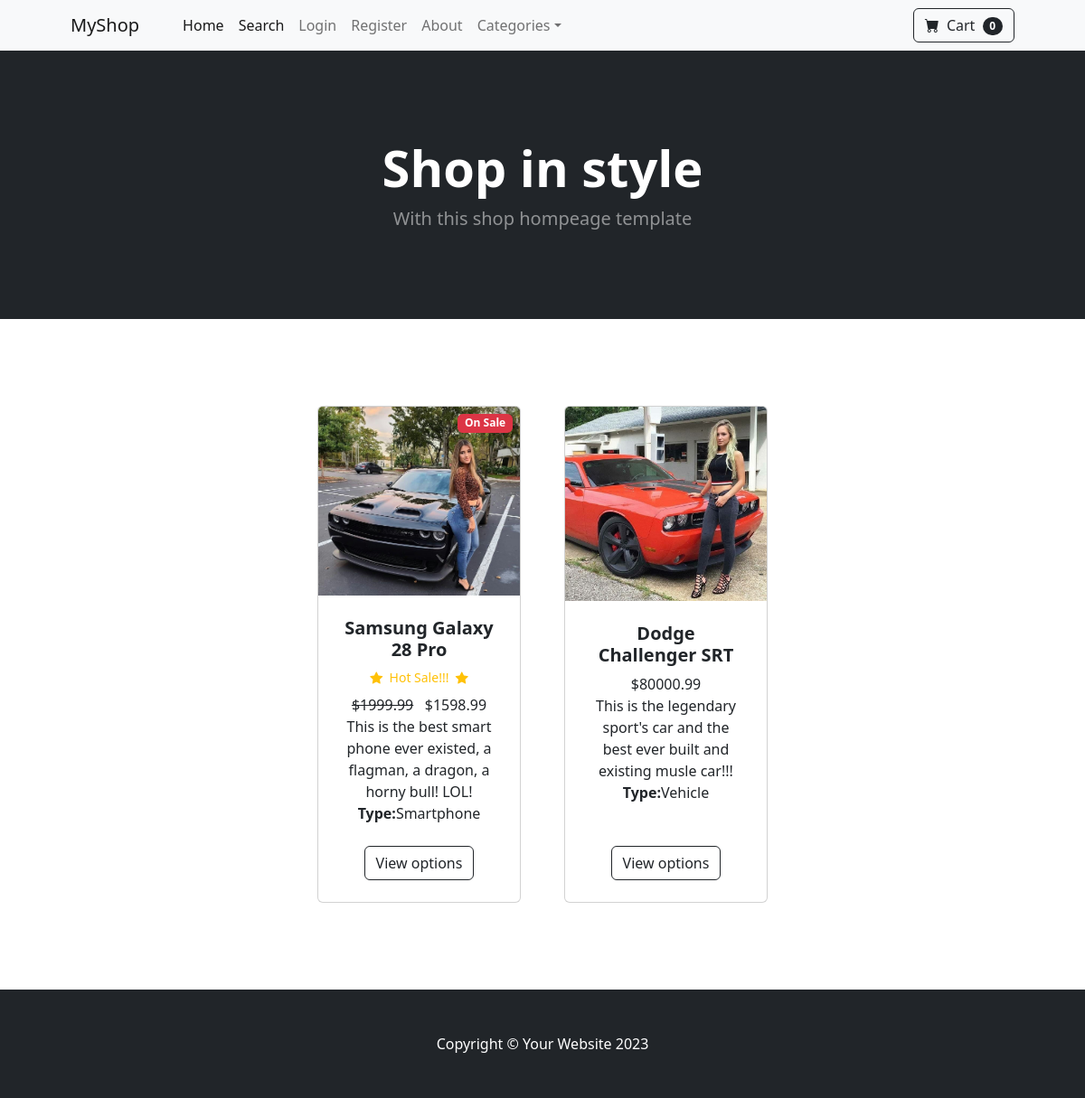
The app's page /, older data.
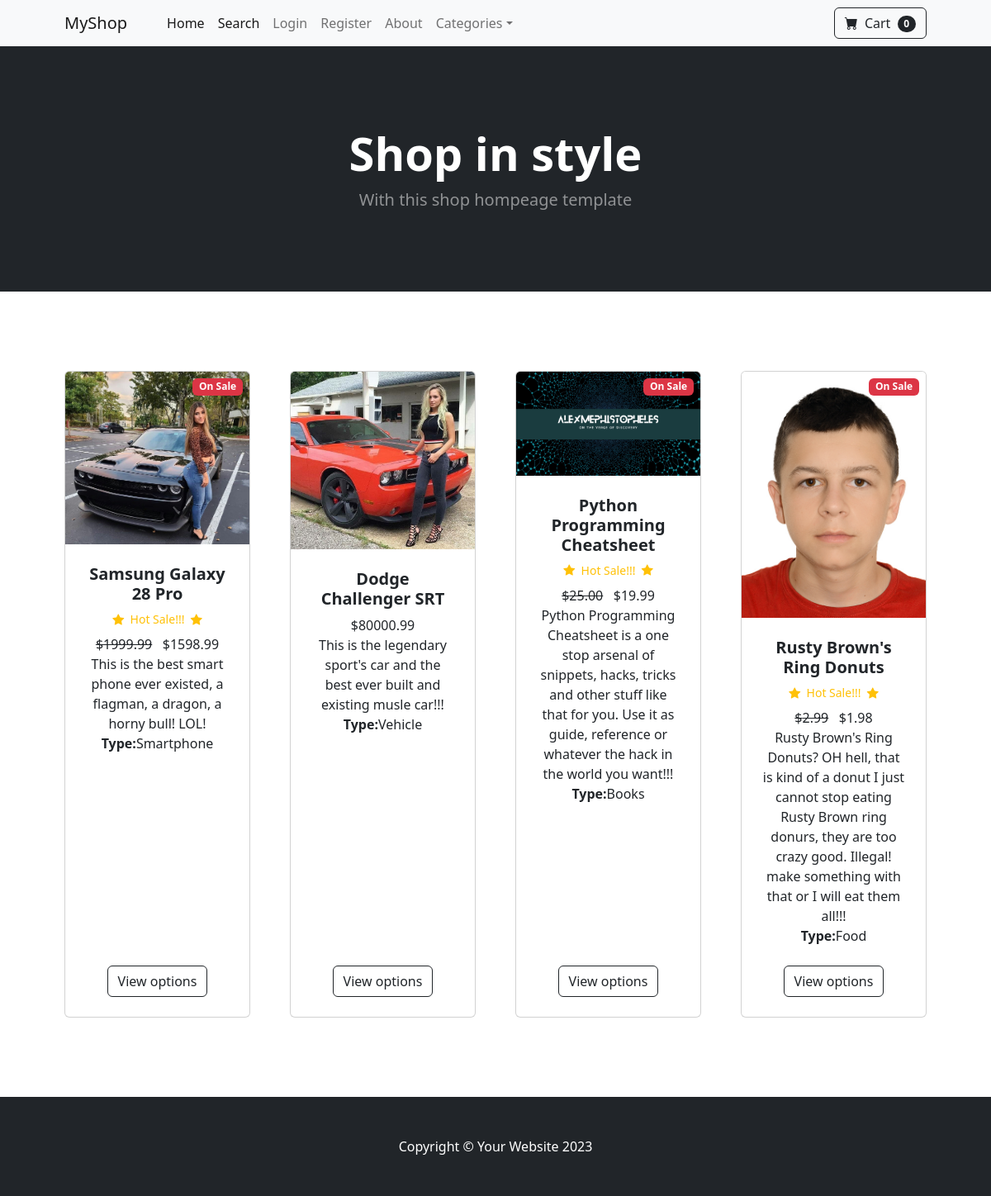
The same page, newer data.
### shop/models.py (models this page shows, shortened)
class Product(models.Model):
    name = models.CharField(max_length=100)
    price = models.DecimalField(default=0,decimal_places=2,max_digits=7)
    category = models.ForeignKey(Category, on_delete=models.CASCADE,default=1)
    description = models.CharField(max_length=500, default='', blank=True, null=True)
    image = models.ImageField(upload_to='uploads/product/')
    is_sale = models.BooleanField(default=False)
    sale_price = models.DecimalField(default=0,decimal_places=2,max_digits=7)
    created_at = models.DateField(default=datetime.datetime.now)

class Category(models.Model):
    name = models.CharField(max_length=100)
    def __str__(self):
        return self.name
    class Meta:
        verbose_name_plural = 'categories'

### shop/views.py (the view)
# urls.py: 2. Add a URL to urlpatterns:  path('', views.home, name='home')
def home(request):
    products = Product.objects.all()
    return render(request, 'home.html',{'products':products})

### cart/cart.py (called while the page is built)
    def __len__(self):
        return len(self.cart)

### cart/context_processors.py (called while the page is built)
def cart(request):
    return {'cart': Cart(request)}

### shop/templates/home.html
{% extends 'base.html' %}
{% block content %}
        <header class="bg-dark py-5">
            <div class="container px-4 px-lg-5 my-5">
                <div class="text-center text-white">
                    <h1 class="display-4 fw-bolder">Shop in style</h1>
                    <p class="lead fw-normal text-white-50 mb-0">With this shop hompeage template</p>
                </div>
            </div>
        </header>
        <section class="py-5">
            <div class="container px-4 px-lg-5 mt-5">
                <div class="row gx-4 gx-lg-5 row-cols-2 row-cols-md-3 row-cols-xl-4 justify-content-center">
                    {%for product in products%}
                        {% if product.is_sale %}
                        <div class="col mb-5">
                            <div class="card h-100">
                                <div class="badge bg-danger text-white position-absolute"
                                style="top: 0.5rem; right:0.5rem">On Sale</div>
                                <img class="card-img-top" src="{{product.image.url}}" alt="..." />
                                <div class="card-body p-4">
                                    <div class="text-center">
                                        <h5 class="fw-bolder">{{product.name}}</h5>
                                        <div class="d-flex justify-content-center
                                        small text-warning mb-2">
                                            <div class="bi-star-fill"></div>
                                            &nbsp;&nbsp;Hot Sale!!!&nbsp;&nbsp;
                                            <div class="bi-star-fill"></div>
                                        </div>
                                       <strike> ${{product.price}}</strike>
                                       &nbsp;
                                       ${{product.sale_price}}
                                        <br>
                                        {{product.description}}
                                        <br>
                                        <strong>Type:</strong>{{product.category}}
                                    </div>
                                </div>
                                <div class="card-footer p-4 pt-0 border-top-0 bg-transparent">
                                    <div class="text-center"><a class="btn btn-outline-dark mt-auto" href="#">View options</a></div>
                                </div>
                            </div>
                        </div>
                        {% else %}
                    <div class="col mb-5">
                        <div class="card h-100">
                            <img class="card-img-top" src="{{product.image.url}}" alt="..." />
                            <div class="card-body p-4">
                                <div class="text-center">
                                    <h5 class="fw-bolder">{{product.name}}</h5>
                                    ${{product.price}}
                                    <br>
                                    {{product.description}}
                                    <br>
                                    <strong>Type:</strong>{{product.category}}
                                </div>
                            </div>
                            <div class="card-footer p-4 pt-0 border-top-0 bg-transparent">
                                <div class="text-center"><a class="btn btn-outline-dark mt-auto" href="#">View options</a></div>
                            </div>
                        </div>
                    </div>
                        {% endif %}
                    {%endfor%}
                </div>
            </div>
        </section>
  {% endblock %}

### shop/templates/base.html (shortened to what this page needs)
{% load static %}
<!DOCTYPE html>
<html lang="en">
    <head>
        <link href="https://cdn.jsdelivr.net/npm/bootstrap-icons@1.5.0/font/bootstrap-icons.css" rel="stylesheet" />
        <link href="{% static 'css/styles.css' %}" rel="stylesheet" />
    </head>
    <body>
       {% include 'navbar.html' %}
       {% block content %}
       {% endblock %}
        <footer class="py-5 bg-dark">
            <div class="container"><p class="m-0 text-center text-white">Copyright &copy; Your Website 2023</p></div>
        </footer>
    </body>
</html>

### shop/templates/navbar.html (shortened to what this page needs)
<nav class="navbar navbar-expand-lg navbar-light bg-light">
    <div class="container px-4 px-lg-5">
        <a class="navbar-brand" href="{% url 'home'%}">MyShop</a>
        <div class="collapse navbar-collapse" id="navbarSupportedContent">
            <ul class="navbar-nav me-auto mb-2 mb-lg-0 ms-lg-4">
                <li class="nav-item"><a class="nav-link active" aria-current="page" href="{% url 'home'%}">Home</a></li>
                <li class="nav-item"><a class="nav-link active" aria-current="page" href="{% url 'search'%}">Search</a></li>
                {% if user.is_authenticated %}
                <li class="nav-item"><a class="nav-link" href="{% url 'logout'%}">Logout</a></li>
                <li class="nav-item dropdown">
                    <a class="nav-link dropdown-toggle" id="navbarDropdown" href="#" role="button" data-bs-toggle="dropdown" aria-expanded="false">My Profile</a>
                    <ul class="dropdown-menu" aria-labelledby="navbarDropdown">
                        <li><a class="dropdown-item" href="{% url 'update_user' %}">Update My Account</a></li>
                        <li><hr class="dropdown-divider" /></li>
                        <li><a class="dropdown-item" href="{% url 'update_info' %}">Update My Profile Information</a></li>
                    </ul>
                </li>
                {% else %}
                <li class="nav-item"><a class="nav-link" href="{% url 'login'%}">Login</a></li>
                <li class="nav-item"><a class="nav-link" href="{% url 'register'%}">Register</a></li>
                {% endif %}
                <li class="nav-item"><a class="nav-link" href="{% url 'about'%}">About</a></li>
                <li class="nav-item dropdown">
                    <a class="nav-link dropdown-toggle" id="navbarDropdown" href="#" role="button" data-bs-toggle="dropdown" aria-expanded="false">Categories</a>
                </li>
            </ul>
            <form class="d-flex">
                <a class="btn btn-outline-dark" href="{% url 'cart_summary' %}">
                    <i class="bi-cart-fill me-1"></i>
                    Cart
                    <span id="cart-counter" class="badge bg-dark text-white ms-1 rounded-pill">{{cart|length}}</span>
                </a>
            </form>
        </div>
    </div>
</nav>

Row changes from the older to the newer data that the page shows:
added Product: image (picture), name "Python Programming Cheatsheet", price "25.00", sale_price "19.99", description "Python Programming Cheatsheet is a one stop arsenal of snippets, hacks, tricks and other stuff like that for you. Use it as guide, reference or whatever the hack in the world you want!!!", category "Books"
added Product: image (picture), name "Rusty Brown's Ring Donuts", price "2.99", sale_price "1.98", description "Rusty Brown's Ring Donuts? OH hell, that is kind of a donut I just cannot stop eating Rusty Brown ring donurs, they are too crazy good. Illegal! make something with that or I will eat them all!!!", category "Food"
